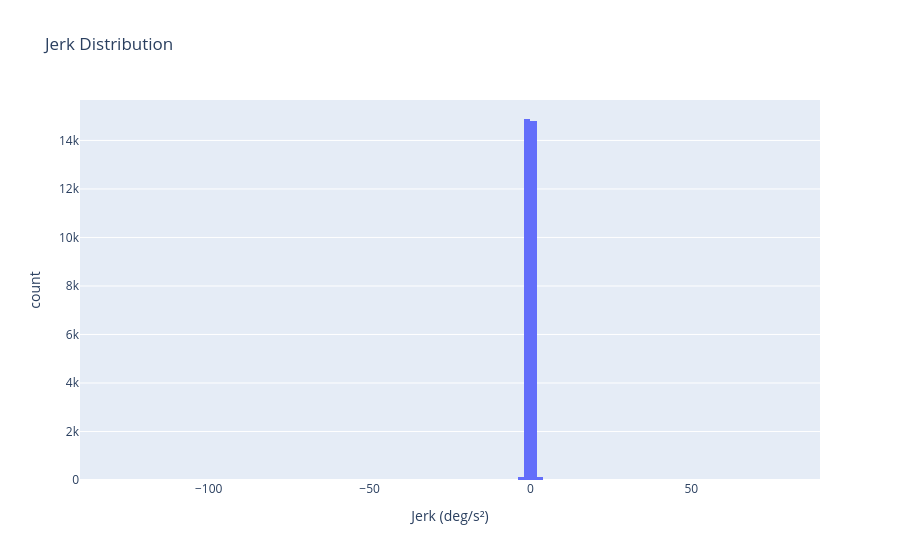

Notebook source saved alongside this figure:
### Code cell
fig = px.histogram(result, x="jerk", nbins=120,
                   title="Jerk Distribution",
                   labels={"jerk": "Jerk (deg/s²)"})
fig.show()

### Figure 1 — Plotly figure (JSON) as saved in the notebook; plotly's stock layout.template omitted (floating-point values rounded to 4 significant figures; data arrays with more than 128 entries replaced by an {"elided": "..."} marker saying what was removed)
{"data": [{"bingroup": "x", "hovertemplate": "Jerk (deg/s²)=%{x}<br>count=%{y}<extra></extra>", "legendgroup": "", "marker": {"color": "#636efa", "pattern": {"shape": ""}}, "name": "", "nbinsx": 120, "orientation": "v", "showlegend": false, "type": "histogram", "x": {"elided": "30000 float values"}, "xaxis": "x", "yaxis": "y"}], "layout": {"barmode": "relative", "legend": {"tracegroupgap": 0}, "title": {"text": "Jerk Distribution"}, "xaxis": {"anchor": "y", "domain": [0, 1], "title": {"text": "Jerk (deg/s²)"}}, "yaxis": {"anchor": "x", "domain": [0, 1], "title": {"text": "count"}}}}
